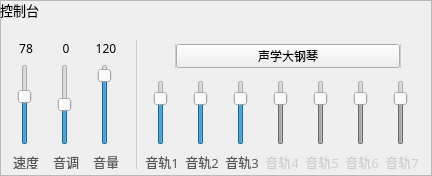
   <widget class="QFrame" name="controlBox">
    <property name="geometry">
     <rect>
      <x>16</x>
      <y>192</y>
      <width>432</width>
      <height>176</height>
     </rect>
    </property>
    <property name="styleSheet">
     <string notr="true">QFrame#controlBox QLabel#label_8 {
	background-color: rgba(170,170,170,0.6);
}
QFrame#controlBox QSlider::add-page:Vertical {
	background: rgba(120,120,120,0.3);
	width:5px;
}
QFrame#controlBox QSlider::sub-page:Vertical {
	width:5px;
}
QFrame#controlBox QSlider::groove:Vertical { 
	background: rgba(120,120,120,0.2);
	width:6px;
}
QFrame#controlBox QSlider::handle:Vertical {
	background: rgba(100,100,100,0.6);
	border:1px solid #888;
	width:16px;
	height:4px;
	margin:0 -4px;
}
QFrame#controlBox QSlider::handle:Vertical:hover {
	background: rgba(100,100,100,0.9);
}
QFrame#controlBox QSlider::handle:Vertical:disabled {
	background: rgba(180,180,180,0.3);
	border:1px solid #ddd;
}
QFrame#controlBox QSlider::groove:Vertical:disabled {
	background: rgba(200,200,200,0.15);
}
QFrame#controlBox QSlider::add-page:Vertical:disabled {
	background: rgba(180,180,180,0.2);
}
QFrame#controlBox QPushButton {
	border:none;
	background-color:rgba(120,120,120,0.2);
}
QFrame#controlBox QPushButton:pressed {
	padding:1px;
}</string>
    </property>
    <property name="frameShape">
     <enum>QFrame::StyledPanel</enum>
    </property>
    <property name="frameShadow">
     <enum>QFrame::Raised</enum>
    </property>
    <widget class="QLabel" name="label_10">
     <property name="geometry">
      <rect>
       <x>8</x>
       <y>152</y>
       <width>36</width>
       <height>17</height>
      </rect>
     </property>
     <property name="font">
      <font>
       <family>Microsoft YaHei</family>
       <pointsize>10</pointsize>
      </font>
     </property>
     <property name="text">
      <string>&lt;html&gt;&lt;head/&gt;&lt;body&gt;&lt;p&gt;&lt;span style=&quot; color:#565656;&quot;&gt;速度&lt;/span&gt;&lt;/p&gt;&lt;/body&gt;&lt;/html&gt;</string>
     </property>
     <property name="alignment">
      <set>Qt::AlignCenter</set>
     </property>
    </widget>
    <widget class="QLabel" name="label_8">
     <property name="geometry">
      <rect>
       <x>0</x>
       <y>0</y>
       <width>433</width>
       <height>32</height>
      </rect>
     </property>
     <property name="font">
      <font>
       <family>Microsoft YaHei</family>
       <pointsize>10</pointsize>
      </font>
     </property>
     <property name="text">
      <string>控制台</string>
     </property>
     <property name="textFormat">
      <enum>Qt::AutoText</enum>
     </property>
     <property name="scaledContents">
      <bool>false</bool>
     </property>
     <property name="alignment">
      <set>Qt::AlignLeading|Qt::AlignLeft|Qt::AlignTop</set>
     </property>
     <property name="wordWrap">
      <bool>false</bool>
     </property>
     <property name="margin">
      <number>8</number>
     </property>
     <property name="indent">
      <number>0</number>
     </property>
    </widget>
    <widget class="QSlider" name="con_velocity">
     <property name="geometry">
      <rect>
       <x>16</x>
       <y>64</y>
       <width>17</width>
       <height>81</height>
      </rect>
     </property>
     <property name="cursor">
      <cursorShape>ArrowCursor</cursorShape>
     </property>
     <property name="styleSheet">
      <string notr="true"/>
     </property>
     <property name="maximum">
      <number>127</number>
     </property>
     <property name="value">
      <number>78</number>
     </property>
     <property name="tracking">
      <bool>false</bool>
     </property>
     <property name="orientation">
      <enum>Qt::Vertical</enum>
     </property>
     <property name="invertedAppearance">
      <bool>false</bool>
     </property>
     <property name="invertedControls">
      <bool>false</bool>
     </property>
    </widget>
    <widget class="QLabel" name="label_14">
     <property name="geometry">
      <rect>
       <x>8</x>
       <y>40</y>
       <width>36</width>
       <height>17</height>
      </rect>
     </property>
     <property name="font">
      <font>
       <family>Microsoft YaHei</family>
       <pointsize>9</pointsize>
      </font>
     </property>
     <property name="text">
      <string>78</string>
     </property>
     <property name="alignment">
      <set>Qt::AlignCenter</set>
     </property>
    </widget>
    <widget class="QLabel" name="label_15">
     <property name="geometry">
      <rect>
       <x>48</x>
       <y>40</y>
       <width>36</width>
       <height>17</height>
      </rect>
     </property>
     <property name="font">
      <font>
       <family>Microsoft YaHei</family>
       <pointsize>9</pointsize>
      </font>
     </property>
     <property name="text">
      <string>0</string>
     </property>
     <property name="alignment">
      <set>Qt::AlignCenter</set>
     </property>
    </widget>
    <widget class="QLabel" name="label_11">
     <property name="geometry">
      <rect>
       <x>48</x>
       <y>152</y>
       <width>36</width>
       <height>17</height>
      </rect>
     </property>
     <property name="font">
      <font>
       <family>Microsoft YaHei</family>
       <pointsize>10</pointsize>
      </font>
     </property>
     <property name="text">
      <string>&lt;html&gt;&lt;head/&gt;&lt;body&gt;&lt;p&gt;&lt;span style=&quot; color:#565656;&quot;&gt;音调&lt;/span&gt;&lt;/p&gt;&lt;/body&gt;&lt;/html&gt;</string>
     </property>
     <property name="alignment">
      <set>Qt::AlignCenter</set>
     </property>
    </widget>
    <widget class="QSlider" name="con_pitch">
     <property name="geometry">
      <rect>
       <x>56</x>
       <y>64</y>
       <width>17</width>
       <height>81</height>
      </rect>
     </property>
     <property name="cursor">
      <cursorShape>ArrowCursor</cursorShape>
     </property>
     <property name="styleSheet">
      <string notr="true">QSlider#con_velocity::add-page:Vertical {
	background: rgba(120,120,120,0.3);
	width:5px;
}
QSlider#con_velocity::sub-page:Vertical {
	width:5px;
}
QSlider#con_velocity::groove:Vertical { 
	background: rgba(120,120,120,0.2);
	width:6px;
}
QSlider#con_velocity::handle:Vertical {
	background: rgba(100,100,100,0.6);
	border:1px solid #888;
	width:16px;
	height:4px;
	margin:0 -4px;
}</string>
     </property>
     <property name="minimum">
      <number>-20</number>
     </property>
     <property name="maximum">
      <number>20</number>
     </property>
     <property name="value">
      <number>0</number>
     </property>
     <property name="tracking">
      <bool>false</bool>
     </property>
     <property name="orientation">
      <enum>Qt::Vertical</enum>
     </property>
     <property name="invertedAppearance">
      <bool>false</bool>
     </property>
     <property name="invertedControls">
      <bool>false</bool>
     </property>
    </widget>
    <widget class="QLabel" name="label_16">
     <property name="geometry">
      <rect>
       <x>88</x>
       <y>40</y>
       <width>36</width>
       <height>17</height>
      </rect>
     </property>
     <property name="font">
      <font>
       <family>Microsoft YaHei</family>
       <pointsize>9</pointsize>
      </font>
     </property>
     <property name="text">
      <string>120</string>
     </property>
     <property name="alignment">
      <set>Qt::AlignCenter</set>
     </property>
    </widget>
    <widget class="QLabel" name="label_12">
     <property name="geometry">
      <rect>
       <x>88</x>
       <y>152</y>
       <width>36</width>
       <height>17</height>
      </rect>
     </property>
     <property name="font">
      <font>
       <family>Microsoft YaHei</family>
       <pointsize>10</pointsize>
      </font>
     </property>
     <property name="text">
      <string>&lt;html&gt;&lt;head/&gt;&lt;body&gt;&lt;p&gt;&lt;span style=&quot; color:#565656;&quot;&gt;音量&lt;/span&gt;&lt;/p&gt;&lt;/body&gt;&lt;/html&gt;</string>
     </property>
     <property name="alignment">
      <set>Qt::AlignCenter</set>
     </property>
    </widget>
    <widget class="QSlider" name="con_volume">
     <property name="geometry">
      <rect>
       <x>96</x>
       <y>64</y>
       <width>17</width>
       <height>81</height>
      </rect>
     </property>
     <property name="cursor">
      <cursorShape>ArrowCursor</cursorShape>
     </property>
     <property name="styleSheet">
      <string notr="true">QSlider#con_velocity::add-page:Vertical {
	background: rgba(120,120,120,0.3);
	width:5px;
}
QSlider#con_velocity::sub-page:Vertical {
	width:5px;
}
QSlider#con_velocity::groove:Vertical { 
	background: rgba(120,120,120,0.2);
	width:6px;
}
QSlider#con_velocity::handle:Vertical {
	background: rgba(100,100,100,0.6);
	border:1px solid #888;
	width:16px;
	height:4px;
	margin:0 -4px;
}</string>
     </property>
     <property name="maximum">
      <number>127</number>
     </property>
     <property name="value">
      <number>120</number>
     </property>
     <property name="tracking">
      <bool>false</bool>
     </property>
     <property name="orientation">
      <enum>Qt::Vertical</enum>
     </property>
     <property name="invertedAppearance">
      <bool>false</bool>
     </property>
     <property name="invertedControls">
      <bool>false</bool>
     </property>
    </widget>
    <widget class="QLabel" name="label_17">
     <property name="geometry">
      <rect>
       <x>136</x>
       <y>40</y>
       <width>1</width>
       <height>129</height>
      </rect>
     </property>
     <property name="font">
      <font>
       <family>Microsoft YaHei</family>
       <pointsize>10</pointsize>
      </font>
     </property>
     <property name="styleSheet">
      <string notr="true">QLabel#label_17 {
	border:1px solid #ccc;
}</string>
     </property>
     <property name="text">
      <string/>
     </property>
    </widget>
    <widget class="QPushButton" name="con_instruments_down">
     <property name="geometry">
      <rect>
       <x>152</x>
       <y>44</y>
       <width>24</width>
       <height>24</height>
      </rect>
     </property>
     <property name="cursor">
      <cursorShape>ArrowCursor</cursorShape>
     </property>
     <property name="styleSheet">
      <string notr="true">QPushButton#con_instruments_down {
	image:url(:/widgets/resource/widgets/spinbox-down-normal.svg);
	border-top-left-radius:4px;
	border-bottom-left-radius:4px;
	border-right:1px solid #ccc;
}
QPushButton#con_instruments_down:hover {
	image:url(:/widgets/resource/widgets/spinbox-down-active.svg);
}</string>
     </property>
     <property name="text">
      <string/>
     </property>
    </widget>
    <widget class="QPushButton" name="con_instruments_up">
     <property name="geometry">
      <rect>
       <x>400</x>
       <y>44</y>
       <width>24</width>
       <height>24</height>
      </rect>
     </property>
     <property name="cursor">
      <cursorShape>ArrowCursor</cursorShape>
     </property>
     <property name="styleSheet">
      <string notr="true">QPushButton#con_instruments_up {
	image:url(:/widgets/resource/widgets/spinbox-up-normal.svg);
	border-top-right-radius:4px;
	border-bottom-right-radius:4px;
	border-left:1px solid #ccc;
}
QPushButton#con_instruments_up:hover {
	image:url(:/widgets/resource/widgets/spinbox-up-active.svg);
}</string>
     </property>
     <property name="text">
      <string/>
     </property>
    </widget>
    <widget class="QLabel" name="label_title_track1">
     <property name="geometry">
      <rect>
       <x>144</x>
       <y>152</y>
       <width>36</width>
       <height>17</height>
      </rect>
     </property>
     <property name="font">
      <font>
       <family>Microsoft YaHei</family>
       <pointsize>10</pointsize>
      </font>
     </property>
     <property name="text">
      <string>&lt;html&gt;&lt;head/&gt;&lt;body&gt;&lt;p&gt;&lt;span style=&quot; color:#565656;&quot;&gt;音轨1&lt;/span&gt;&lt;/p&gt;&lt;/body&gt;&lt;/html&gt;</string>
     </property>
     <property name="alignment">
      <set>Qt::AlignCenter</set>
     </property>
    </widget>
    <widget class="QLabel" name="label_title_track2">
     <property name="geometry">
      <rect>
       <x>184</x>
       <y>152</y>
       <width>36</width>
       <height>17</height>
      </rect>
     </property>
     <property name="font">
      <font>
       <family>Microsoft YaHei</family>
       <pointsize>10</pointsize>
      </font>
     </property>
     <property name="text">
      <string>&lt;html&gt;&lt;head/&gt;&lt;body&gt;&lt;p&gt;&lt;span style=&quot; color:#565656;&quot;&gt;音轨2&lt;/span&gt;&lt;/p&gt;&lt;/body&gt;&lt;/html&gt;</string>
     </property>
     <property name="alignment">
      <set>Qt::AlignCenter</set>
     </property>
    </widget>
    <widget class="QLabel" name="label_title_track3">
     <property name="geometry">
      <rect>
       <x>224</x>
       <y>152</y>
       <width>36</width>
       <height>17</height>
      </rect>
     </property>
     <property name="font">
      <font>
       <family>Microsoft YaHei</family>
       <pointsize>10</pointsize>
      </font>
     </property>
     <property name="text">
      <string>&lt;html&gt;&lt;head/&gt;&lt;body&gt;&lt;p&gt;&lt;span style=&quot; color:#565656;&quot;&gt;音轨3&lt;/span&gt;&lt;/p&gt;&lt;/body&gt;&lt;/html&gt;</string>
     </property>
     <property name="alignment">
      <set>Qt::AlignCenter</set>
     </property>
    </widget>
    <widget class="QLabel" name="label_title_track4">
     <property name="geometry">
      <rect>
       <x>264</x>
       <y>152</y>
       <width>36</width>
       <height>17</height>
      </rect>
     </property>
     <property name="font">
      <font>
       <family>Microsoft YaHei</family>
       <pointsize>10</pointsize>
      </font>
     </property>
     <property name="text">
      <string>&lt;html&gt;&lt;head/&gt;&lt;body&gt;&lt;p&gt;&lt;span style=&quot; color:#cfcfcf;&quot;&gt;音轨4&lt;/span&gt;&lt;/p&gt;&lt;/body&gt;&lt;/html&gt;</string>
     </property>
     <property name="alignment">
      <set>Qt::AlignCenter</set>
     </property>
    </widget>
    <widget class="QLabel" name="label_title_track5">
     <property name="geometry">
      <rect>
       <x>304</x>
       <y>152</y>
       <width>36</width>
       <height>17</height>
      </rect>
     </property>
     <property name="font">
      <font>
       <family>Microsoft YaHei</family>
       <pointsize>10</pointsize>
      </font>
     </property>
     <property name="text">
      <string>&lt;html&gt;&lt;head/&gt;&lt;body&gt;&lt;p&gt;&lt;span style=&quot; color:#cfcfcf;&quot;&gt;音轨5&lt;/span&gt;&lt;/p&gt;&lt;/body&gt;&lt;/html&gt;</string>
     </property>
     <property name="alignment">
      <set>Qt::AlignCenter</set>
     </property>
    </widget>
    <widget class="QLabel" name="label_title_track6">
     <property name="geometry">
      <rect>
       <x>344</x>
       <y>152</y>
       <width>36</width>
       <height>17</height>
      </rect>
     </property>
     <property name="font">
      <font>
       <family>Microsoft YaHei</family>
       <pointsize>10</pointsize>
      </font>
     </property>
     <property name="text">
      <string>&lt;html&gt;&lt;head/&gt;&lt;body&gt;&lt;p&gt;&lt;span style=&quot; color:#cfcfcf;&quot;&gt;音轨6&lt;/span&gt;&lt;/p&gt;&lt;/body&gt;&lt;/html&gt;</string>
     </property>
     <property name="alignment">
      <set>Qt::AlignCenter</set>
     </property>
    </widget>
    <widget class="QLabel" name="label_title_track7">
     <property name="geometry">
      <rect>
       <x>384</x>
       <y>152</y>
       <width>36</width>
       <height>17</height>
      </rect>
     </property>
     <property name="font">
      <font>
       <family>Microsoft YaHei</family>
       <pointsize>10</pointsize>
      </font>
     </property>
     <property name="text">
      <string>&lt;html&gt;&lt;head/&gt;&lt;body&gt;&lt;p&gt;&lt;span style=&quot; color:#cfcfcf;&quot;&gt;音轨7&lt;/span&gt;&lt;/p&gt;&lt;/body&gt;&lt;/html&gt;</string>
     </property>
     <property name="alignment">
      <set>Qt::AlignCenter</set>
     </property>
    </widget>
    <widget class="QSlider" name="con_track1">
     <property name="geometry">
      <rect>
       <x>152</x>
       <y>80</y>
       <width>17</width>
       <height>65</height>
      </rect>
     </property>
     <property name="cursor">
      <cursorShape>ArrowCursor</cursorShape>
     </property>
     <property name="styleSheet">
      <string notr="true">QSlider#con_velocity::add-page:Vertical {
	background: rgba(120,120,120,0.3);
	width:5px;
}
QSlider#con_velocity::sub-page:Vertical {
	width:5px;
}
QSlider#con_velocity::groove:Vertical { 
	background: rgba(120,120,120,0.2);
	width:6px;
}
QSlider#con_velocity::handle:Vertical {
	background: rgba(100,100,100,0.6);
	border:1px solid #888;
	width:16px;
	height:4px;
	margin:0 -4px;
}</string>
     </property>
     <property name="maximum">
      <number>127</number>
     </property>
     <property name="value">
      <number>100</number>
     </property>
     <property name="tracking">
      <bool>false</bool>
     </property>
     <property name="orientation">
      <enum>Qt::Vertical</enum>
     </property>
     <property name="invertedAppearance">
      <bool>false</bool>
     </property>
     <property name="invertedControls">
      <bool>false</bool>
     </property>
    </widget>
    <widget class="QSlider" name="con_track2">
     <property name="geometry">
      <rect>
       <x>192</x>
       <y>80</y>
       <width>17</width>
       <height>65</height>
      </rect>
     </property>
     <property name="cursor">
      <cursorShape>ArrowCursor</cursorShape>
     </property>
     <property name="styleSheet">
      <string notr="true">QSlider#con_velocity::add-page:Vertical {
	background: rgba(120,120,120,0.3);
	width:5px;
}
QSlider#con_velocity::sub-page:Vertical {
	width:5px;
}
QSlider#con_velocity::groove:Vertical { 
	background: rgba(120,120,120,0.2);
	width:6px;
}
QSlider#con_velocity::handle:Vertical {
	background: rgba(100,100,100,0.6);
	border:1px solid #888;
	width:16px;
	height:4px;
	margin:0 -4px;
}</string>
     </property>
     <property name="maximum">
      <number>127</number>
     </property>
     <property name="value">
      <number>100</number>
     </property>
     <property name="tracking">
      <bool>false</bool>
     </property>
     <property name="orientation">
      <enum>Qt::Vertical</enum>
     </property>
     <property name="invertedAppearance">
      <bool>false</bool>
     </property>
     <property name="invertedControls">
      <bool>false</bool>
     </property>
    </widget>
    <widget class="QSlider" name="con_track3">
     <property name="geometry">
      <rect>
       <x>232</x>
       <y>80</y>
       <width>17</width>
       <height>65</height>
      </rect>
     </property>
     <property name="cursor">
      <cursorShape>ArrowCursor</cursorShape>
     </property>
     <property name="styleSheet">
      <string notr="true">QSlider#con_velocity::add-page:Vertical {
	background: rgba(120,120,120,0.3);
	width:5px;
}
QSlider#con_velocity::sub-page:Vertical {
	width:5px;
}
QSlider#con_velocity::groove:Vertical { 
	background: rgba(120,120,120,0.2);
	width:6px;
}
QSlider#con_velocity::handle:Vertical {
	background: rgba(100,100,100,0.6);
	border:1px solid #888;
	width:16px;
	height:4px;
	margin:0 -4px;
}</string>
     </property>
     <property name="maximum">
      <number>127</number>
     </property>
     <property name="value">
      <number>100</number>
     </property>
     <property name="tracking">
      <bool>false</bool>
     </property>
     <property name="orientation">
      <enum>Qt::Vertical</enum>
     </property>
     <property name="invertedAppearance">
      <bool>false</bool>
     </property>
     <property name="invertedControls">
      <bool>false</bool>
     </property>
    </widget>
    <widget class="QSlider" name="con_track4">
     <property name="enabled">
      <bool>false</bool>
     </property>
     <property name="geometry">
      <rect>
       <x>272</x>
       <y>80</y>
       <width>17</width>
       <height>65</height>
      </rect>
     </property>
     <property name="cursor">
      <cursorShape>ArrowCursor</cursorShape>
     </property>
     <property name="styleSheet">
      <string notr="true">QSlider#con_velocity::add-page:Vertical {
	background: rgba(120,120,120,0.3);
	width:5px;
}
QSlider#con_velocity::sub-page:Vertical {
	width:5px;
}
QSlider#con_velocity::groove:Vertical { 
	background: rgba(120,120,120,0.2);
	width:6px;
}
QSlider#con_velocity::handle:Vertical {
	background: rgba(100,100,100,0.6);
	border:1px solid #888;
	width:16px;
	height:4px;
	margin:0 -4px;
}</string>
     </property>
     <property name="maximum">
      <number>127</number>
     </property>
     <property name="value">
      <number>100</number>
     </property>
     <property name="tracking">
      <bool>false</bool>
     </property>
     <property name="orientation">
      <enum>Qt::Vertical</enum>
     </property>
     <property name="invertedAppearance">
      <bool>false</bool>
     </property>
     <property name="invertedControls">
      <bool>false</bool>
     </property>
    </widget>
    <widget class="QSlider" name="con_track5">
     <property name="enabled">
      <bool>false</bool>
     </property>
     <property name="geometry">
      <rect>
       <x>312</x>
       <y>80</y>
       <width>17</width>
       <height>65</height>
      </rect>
     </property>
     <property name="cursor">
      <cursorShape>ArrowCursor</cursorShape>
     </property>
     <property name="styleSheet">
      <string notr="true">QSlider#con_velocity::add-page:Vertical {
	background: rgba(120,120,120,0.3);
	width:5px;
}
QSlider#con_velocity::sub-page:Vertical {
	width:5px;
}
QSlider#con_velocity::groove:Vertical { 
	background: rgba(120,120,120,0.2);
	width:6px;
}
QSlider#con_velocity::handle:Vertical {
	background: rgba(100,100,100,0.6);
	border:1px solid #888;
	width:16px;
	height:4px;
	margin:0 -4px;
}</string>
     </property>
     <property name="maximum">
      <number>127</number>
     </property>
     <property name="value">
      <number>100</number>
     </property>
     <property name="tracking">
      <bool>false</bool>
     </property>
     <property name="orientation">
      <enum>Qt::Vertical</enum>
     </property>
     <property name="invertedAppearance">
      <bool>false</bool>
     </property>
     <property name="invertedControls">
      <bool>false</bool>
     </property>
    </widget>
    <widget class="QSlider" name="con_track6">
     <property name="enabled">
      <bool>false</bool>
     </property>
     <property name="geometry">
      <rect>
       <x>352</x>
       <y>80</y>
       <width>17</width>
       <height>65</height>
      </rect>
     </property>
     <property name="cursor">
      <cursorShape>ArrowCursor</cursorShape>
     </property>
     <property name="styleSheet">
      <string notr="true">QSlider#con_velocity::add-page:Vertical {
	background: rgba(120,120,120,0.3);
	width:5px;
}
QSlider#con_velocity::sub-page:Vertical {
	width:5px;
}
QSlider#con_velocity::groove:Vertical { 
	background: rgba(120,120,120,0.2);
	width:6px;
}
QSlider#con_velocity::handle:Vertical {
	background: rgba(100,100,100,0.6);
	border:1px solid #888;
	width:16px;
	height:4px;
	margin:0 -4px;
}</string>
     </property>
     <property name="maximum">
      <number>127</number>
     </property>
     <property name="value">
      <number>100</number>
     </property>
     <property name="tracking">
      <bool>false</bool>
     </property>
     <property name="orientation">
      <enum>Qt::Vertical</enum>
     </property>
     <property name="invertedAppearance">
      <bool>false</bool>
     </property>
     <property name="invertedControls">
      <bool>false</bool>
     </property>
    </widget>
    <widget class="QSlider" name="con_track7">
     <property name="enabled">
      <bool>false</bool>
     </property>
     <property name="geometry">
      <rect>
       <x>392</x>
       <y>80</y>
       <width>17</width>
       <height>65</height>
      </rect>
     </property>
     <property name="cursor">
      <cursorShape>ArrowCursor</cursorShape>
     </property>
     <property name="styleSheet">
      <string notr="true">QSlider#con_velocity::add-page:Vertical {
	background: rgba(120,120,120,0.3);
	width:5px;
}
QSlider#con_velocity::sub-page:Vertical {
	width:5px;
}
QSlider#con_velocity::groove:Vertical { 
	background: rgba(120,120,120,0.2);
	width:6px;
}
QSlider#con_velocity::handle:Vertical {
	background: rgba(100,100,100,0.6);
	border:1px solid #888;
	width:16px;
	height:4px;
	margin:0 -4px;
}</string>
     </property>
     <property name="maximum">
      <number>127</number>
     </property>
     <property name="value">
      <number>100</number>
     </property>
     <property name="tracking">
      <bool>false</bool>
     </property>
     <property name="orientation">
      <enum>Qt::Vertical</enum>
     </property>
     <property name="invertedAppearance">
      <bool>false</bool>
     </property>
     <property name="invertedControls">
      <bool>false</bool>
     </property>
    </widget>
    <widget class="QPushButton" name="con_instruments_name">
     <property name="geometry">
      <rect>
       <x>176</x>
       <y>44</y>
       <width>224</width>
       <height>24</height>
      </rect>
     </property>
     <property name="styleSheet">
      <string notr="true">QPushButton#con_instruments {
	background-color:rgba(120,120,120,0.10);
	padding: 0 8px;
}</string>
     </property>
     <property name="text">
      <string>声学大钢琴</string>
     </property>
    </widget>
   </widget>
